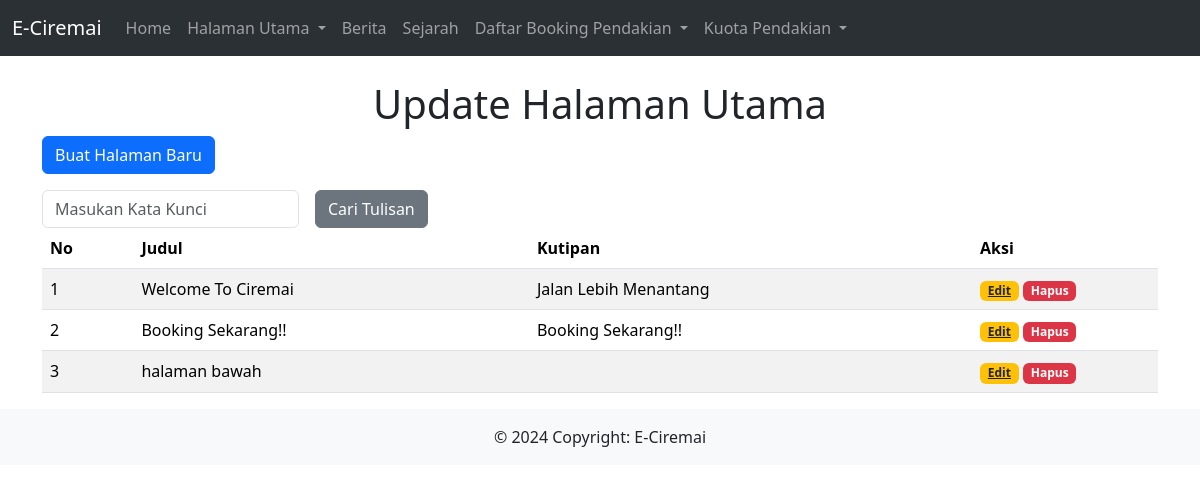
The app's page /Admin/Halaman.php with its own data.
### tables this page shows
CREATE TABLE `halaman` (
  `id` int(11) NOT NULL,
  `judul` varchar(100) NOT NULL,
  `kutipan` varchar(255) NOT NULL,
  `isi` text NOT NULL,
  `tgl_isi` timestamp NOT NULL DEFAULT current_timestamp() ON UPDATE current_timestamp()
);

### Admin/Halaman.php (the view, shortened to what this page needs)
<?php include('header.php') ?>
<?php
$katakunci = (isset($_GET['KataKunci'])) ?
    $_GET['KataKunci'] : "";
?>
<div class="container mt-4">
<h1 class="text-center mt-4">Update Halaman Utama</h1>
<p>
    <a href="halaman_input.php">
        <input type="button" class="btn btn-primary" value="Buat Halaman Baru" />
    </a>
</p>
<form class="row g-3" method="get">
    <div class="col-auto"> <input type="text" class="form-control" placeholder="Masukan Kata Kunci" name="KataKunci"
            value="<?php echo $katakunci ?>" />
    </div>
    <div class="col-auto"> <input type="submit" name="Cari" value="Cari Tulisan" class="btn btn-secondary" />
    </div>
</form>
<table class="table table-striped">
    <thead>
        <tr>
            <th>No</th>
            <th>Judul</th>
            <th>Kutipan</th>
            <th class="col-2">Aksi</th>
        </tr>
    </thead>
    <tbody>
        <?php $sqltambahan = "";
        $sql1 = "select * from halaman" . $sqltambahan . " order by id desc";
        $q1 = mysqli_query($koneksi, $sql1);
        $nomor = 1;
        while ($r1 = mysqli_fetch_array($q1)) { ?>
            <tr>
                <td><?php echo $nomor++ ?></td>
                <td><?php echo $r1['judul'] ?></td>
                <td><?php echo $r1['kutipan'] ?></td>
                <td>
                    <a href="halaman_input.php?id=<?php echo $r1['id']?>"
                         class="badge bg-warning text-dark">Edit</span>
                    </a>
                  <a href="halaman.php?op=delete&id=<?php echo $r1['id'] ?>"
                        onClick="return confirm('Apakah Anda yakin ingin menghapus data ini?')">
                        <span class="badge bg-danger">Hapus</span> </td>
            </tr> <?php } ?>
    </tbody>
</div>
</table> <?php include('footer.php') ?>

### records on screen
halaman: judul "Welcome To Ciremai", kutipan "Jalan Lebih Menantang"
halaman: judul "Booking Sekarang!!", kutipan "Booking Sekarang!!"
halaman: judul "halaman bawah"
